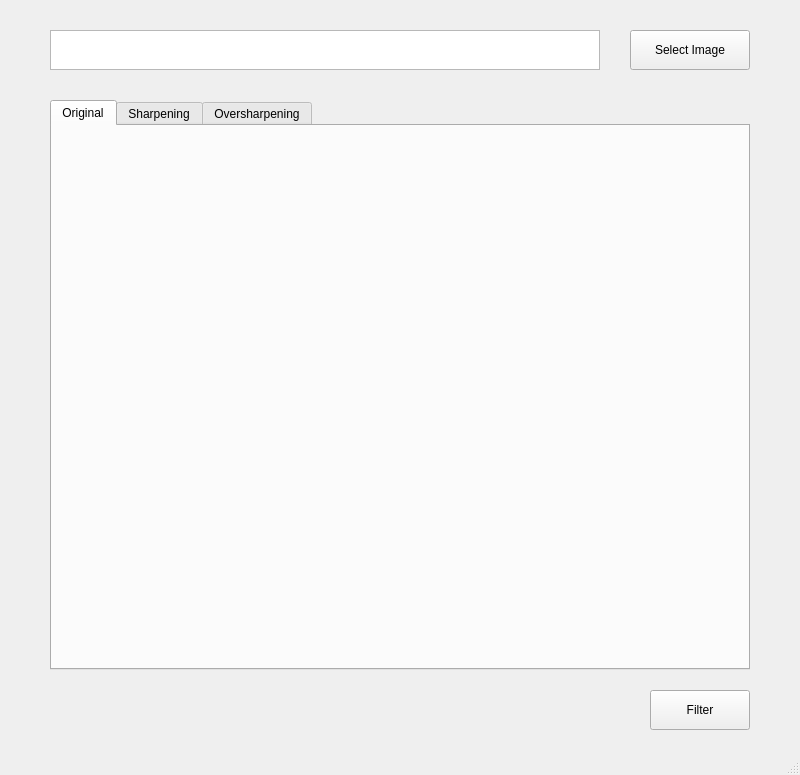
<?xml version="1.0" encoding="UTF-8"?>
<ui version="4.0">
 <class>MainWindow</class>
 <widget class="QMainWindow" name="MainWindow">
  <property name="geometry">
   <rect>
    <x>0</x>
    <y>0</y>
    <width>800</width>
    <height>775</height>
   </rect>
  </property>
  <property name="minimumSize">
   <size>
    <width>800</width>
    <height>775</height>
   </size>
  </property>
  <property name="maximumSize">
   <size>
    <width>800</width>
    <height>775</height>
   </size>
  </property>
  <property name="windowTitle">
   <string>Image Sharpening by ErickOF v1.0.0</string>
  </property>
  <property name="tabShape">
   <enum>QTabWidget::Rounded</enum>
  </property>
  <widget class="QWidget" name="centralwidget">
   <widget class="QTextEdit" name="teImage">
    <property name="geometry">
     <rect>
      <x>50</x>
      <y>30</y>
      <width>550</width>
      <height>40</height>
     </rect>
    </property>
    <property name="verticalScrollBarPolicy">
     <enum>Qt::ScrollBarAlwaysOff</enum>
    </property>
    <property name="tabStopWidth">
     <number>200</number>
    </property>
   </widget>
   <widget class="QPushButton" name="btnOpenImg">
    <property name="geometry">
     <rect>
      <x>630</x>
      <y>30</y>
      <width>120</width>
      <height>40</height>
     </rect>
    </property>
    <property name="text">
     <string>Select Image</string>
    </property>
   </widget>
   <widget class="QTabWidget" name="tabImages">
    <property name="geometry">
     <rect>
      <x>50</x>
      <y>100</y>
      <width>700</width>
      <height>570</height>
     </rect>
    </property>
    <widget class="QWidget" name="tabOriginal">
     <attribute name="title">
      <string>Original</string>
     </attribute>
     <widget class="QLabel" name="lbOriginal">
      <property name="geometry">
       <rect>
        <x>25</x>
        <y>25</y>
        <width>640</width>
        <height>480</height>
       </rect>
      </property>
     </widget>
    </widget>
    <widget class="QWidget" name="tabSharpening">
     <attribute name="title">
      <string>Sharpening</string>
     </attribute>
     <widget class="QLabel" name="lbSharpening">
      <property name="geometry">
       <rect>
        <x>25</x>
        <y>25</y>
        <width>640</width>
        <height>480</height>
       </rect>
      </property>
     </widget>
    </widget>
    <widget class="QWidget" name="tabOverSharpening">
     <attribute name="title">
      <string>Oversharpening</string>
     </attribute>
     <widget class="QLabel" name="lbOverSharpening">
      <property name="geometry">
       <rect>
        <x>25</x>
        <y>25</y>
        <width>640</width>
        <height>480</height>
       </rect>
      </property>
     </widget>
    </widget>
   </widget>
   <widget class="QPushButton" name="btnFilter">
    <property name="geometry">
     <rect>
      <x>650</x>
      <y>690</y>
      <width>100</width>
      <height>40</height>
     </rect>
    </property>
    <property name="text">
     <string>Filter</string>
    </property>
   </widget>
   <widget class="QLabel" name="lbStatus">
    <property name="geometry">
     <rect>
      <x>50</x>
      <y>680</y>
      <width>280</width>
      <height>35</height>
     </rect>
    </property>
    <property name="font">
     <font>
      <pointsize>14</pointsize>
     </font>
    </property>
    <property name="text">
     <string/>
    </property>
   </widget>
  </widget>
  <widget class="QStatusBar" name="statusbar"/>
 </widget>
 <resources/>
 <connections/>
</ui>
